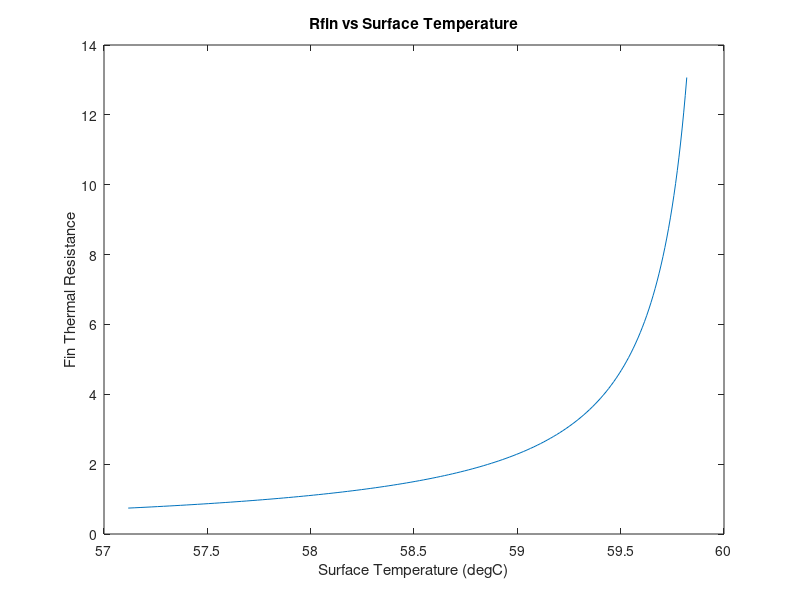
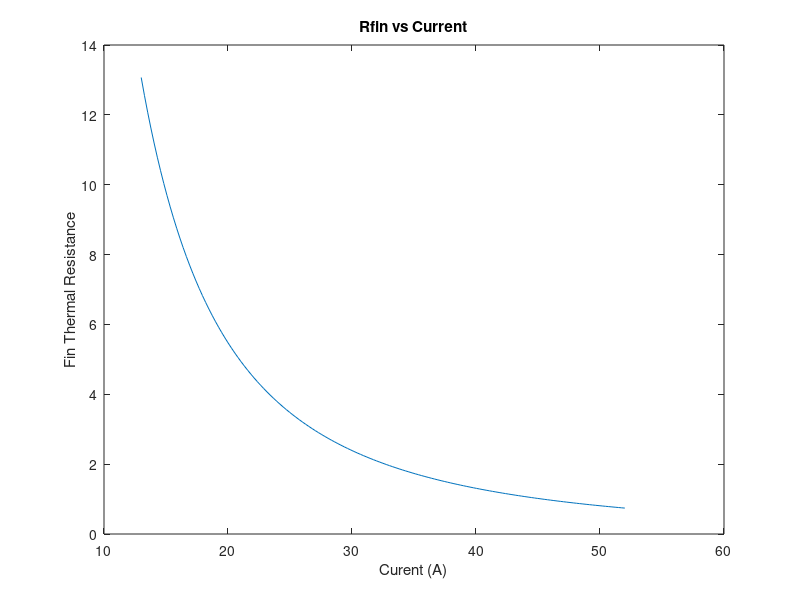
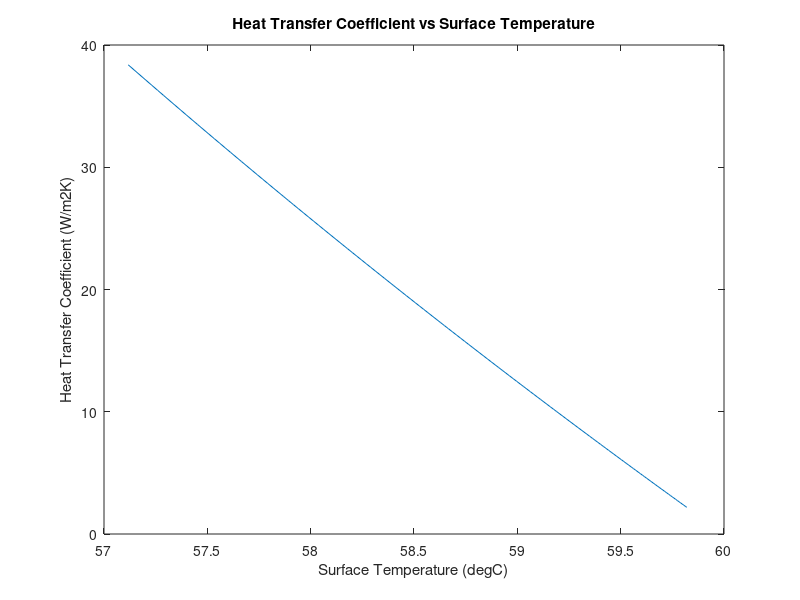

MATLAB code to generate these figures, in order:
current = 13:0.26:52;
IR = 0.0135; % Ohms
radius = 10.775/1000; % meters
height = 70.15/1000; % meters
Tmax = 60 + 273.15; % Kelvin, set this at the center of the axial axis, so z(max) = 1/2*cell height
Tambient = 30 + 273.15; % Kelvin
Rpaste = 0.001; %K/W
axialthermalconductivity = 20.61; % W/mK

heat_flux = zeros(length(current), 1);
h = zeros(length(current), 1);
Tsurface = zeros(length(current), 1);
Tsurface_withconv = zeros(length(current), 1);
qconv = zeros(length(current), 1);
Rcell = zeros(length(current), 1);
Rfins = zeros(length(current), 1);

for i = 1:length(current)
    %heat_flux(i) = ((current(i))^2*IR)/(pi*(radius)^2);
    heat_flux(i) = ((current(i))^2*IR)/(height/2*radius); %area as a rectangular region
    
    Tsurface(i) = Tmax - heat_flux(i)/(2*axialthermalconductivity)*((height/2)^2); % Kelvin
    h(i) = (heat_flux(i)*radius)/(Tsurface(i)-Tambient);
    %qconv(i) = (h(i)*2*pi*radius^2+2*pi*radius)*(Tsurface(i)-Tambient);
    %Tsurface_withconv(i) = Tmax - (heat_flux(i)-qconv(i))/(2*axialthermalconductivity)*((height/2)^2); % Kelvin

    Rcell(i) = (Tmax - Tsurface(i))/((current(i))^2*IR);
    Rfins(i) = (Tmax - Tambient)/(current(i)^2*IR)-Rcell(i)-Rpaste;
end
% display(Rcell);
% format long;

figure
plot(Tsurface-273.15,Rfins);
xlabel('Surface Temperature (degC)');
ylabel('Fin Thermal Resistance');
title('Rfin vs Surface Temperature');

figure
plot(current,Rfins);
xlabel('Curent (A)');
ylabel('Fin Thermal Resistance');
title('Rfin vs Current');

figure
plot(Tsurface-273.15,h);
xlabel('Surface Temperature (degC)');
ylabel('Heat Transfer Coefficient (W/m2K)'); 
title('Heat Transfer Coefficient vs Surface Temperature');

% t = thickness;
% w = width;
% l = length;
% Lc = L + t/2;
% P = perimeter;
% k = thermal conductivity of heatsink material;
% N = number of fins;
% A_c = fin cross sectional area;
%A_b = base area exposed to convection;
%A_t = A_b + N*A_f; total surface area exposed to convection
% theta = Tsurface - Tambient;
% 
% % for a straight, rectangular fin
% A_p = t*L;
% A_f = 2*w*Lc;
% mLc = sqrt((2*h)/(k*A_p))*Lc^(3/2);
% 
% q_f = (sqrt(h*P*k*A_c)*theta*tanh(mLc)); % fin heat transfer rate
% fin_efficiency = q_f / (h*A_f*theta);
% 
% Rfins = theta/qf;
% Rbase = 1/(h*A_c);
% fin_effectiveness = Rbase/Rfins;
% 
% q_t = N*(fin_efficiency*h*A_f*theta)+(h*A_b*theta);
% overall_fin_efficiency = q_t/(h*A_t*theta);

